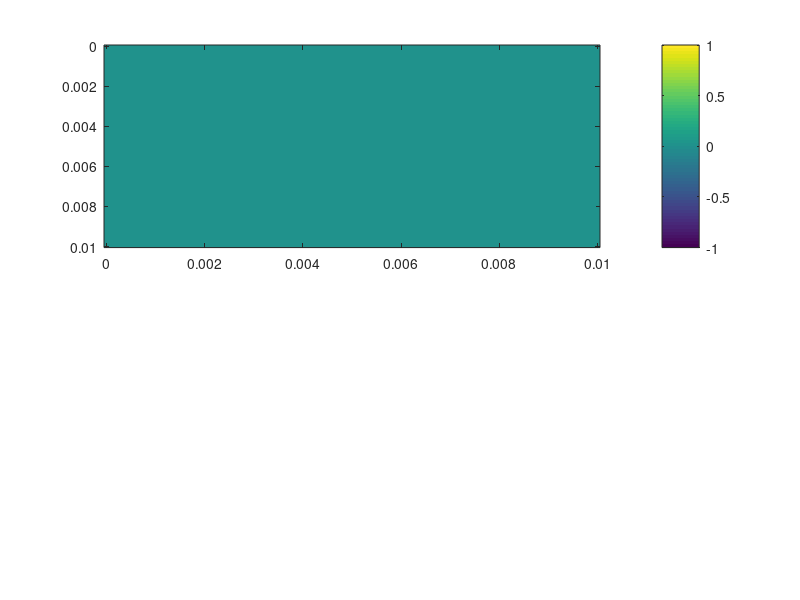

Reproduce this figure in MATLAB. (Note: this script raises an error after producing the figure.)
%Discretização
Lx=1e-2;
Ly=1e-2;%comprimento de propagação em x e y em [m]
dx= 10e-5;%tamanho do passo em [m / pixel]
dy=dx; %superfície regular
nx=fix(Lx/dx);%n total de pontos em [pixel]
ny=nx;
x=linspace(0, Lx, nx);
y=linspace(0, Ly, ny); %cria um vetor de pontos discretos para x e y comecando em 0 indo ate L com um total de n pontos
T=10e-6; %tempo total em [s]
dt = 8e-9; % discretização temporal em [s / amostra] ou [s / timestep]
nt=(T/dt); % n total de amostras temporais ou timesteps


%variaveis de campo
pn=zeros(nx,ny);%gera um grid para armazenar a pressao no tempo
pnf=pn;% p(n+1)
pnb=pn;% p(n-1)

%parametros
c=5500;  % velocidade de propagação no meio em [m/s]
CFL = c * dt / dx; %CFL=0.5; %CFL = c.dt/dx
%dt=CFL*dx/c;

%fonte
Tt=linspace(0, T-dt, nt); % como começa em zero tem que descontar dt do total do vetor de tempo
freq = 5e6; % frequencia em [Hz]
delay = 5e-7; % atraso do sinal em [s], se 0 (zero) o pico no pulso é no t = 0
bandwidth = 0.82; % largura de banda em [%]
% sn= gauspuls(Tt,1000,0.5, -6);
sn= gauspuls(Tt-delay, freq, bandwidth);
figure();plot(Tt, sn);



%loop
tt=1;

while(tt < nt)
    % troca as variáveis
    pnb=pn;
    pn=pnf; %deixa salvo p(n-1), p(n) e p(n+1)

    for i=2:nx-1
        for j=2:ny-1
            pnf(i,j)= 2*pn(i,j) - pnb(i,j) ...
                + CFL^2 * (pn(i+1,j) + pn(i,j+1) - 4*pn(i,j) + pn(i-1,j) + pn(i,j-1));
        end
    end
    
    %condicoes de fronteira(reflexao)
    %pn(:,[1 end])=0;
    %pn([1 end],:)=0;

    %condicoes de frontira(absorcao)
    pnf(1,:)=pn(2,:) + ((CFL-1)/(CFL+1))*(pnf(2,:)-pn(1,:));
    pnf(end, :)=pn(end-1,:) + ((CFL-1)/(CFL+1))*(pnf(end-1,:)-pn(end,:));
    pnf(:,1)=pn(:,2) + ((CFL-1)/(CFL+1))*(pnf(:,2)-pn(:,1));
    pnf(:,end)=pn(:,end-1) + ((CFL-1)/(CFL+1))*(pnf(:,end-1)-pn(:,end));

    %source
    % pn(50,50)=dt^2*20*sin(30*pi*t/20);
    pnf(fix(ny/2), fix(nx/2)) = pnf(fix(ny/2), fix(nx/2)) + sn(tt);
    % pnf(50, 50) = pnf(100, 100) + sn(tt);

    %plot
    clf;
    subplot(2,1,1);
    imagesc(x, y, pn'); colorbar; clim([-0.35 0.35])
    title(sprintf('t = %d', tt));
    subplot(2,1,2);
    mesh(x,y,pn'); colorbar; clim([-0.35 0.35])
    axis([0 Lx 0 Ly -0.35 0.35]);
    shg; pause(0.001);
    
    % incrementa o t (passos devem ser inteiros)
    tt = tt + 1;
end